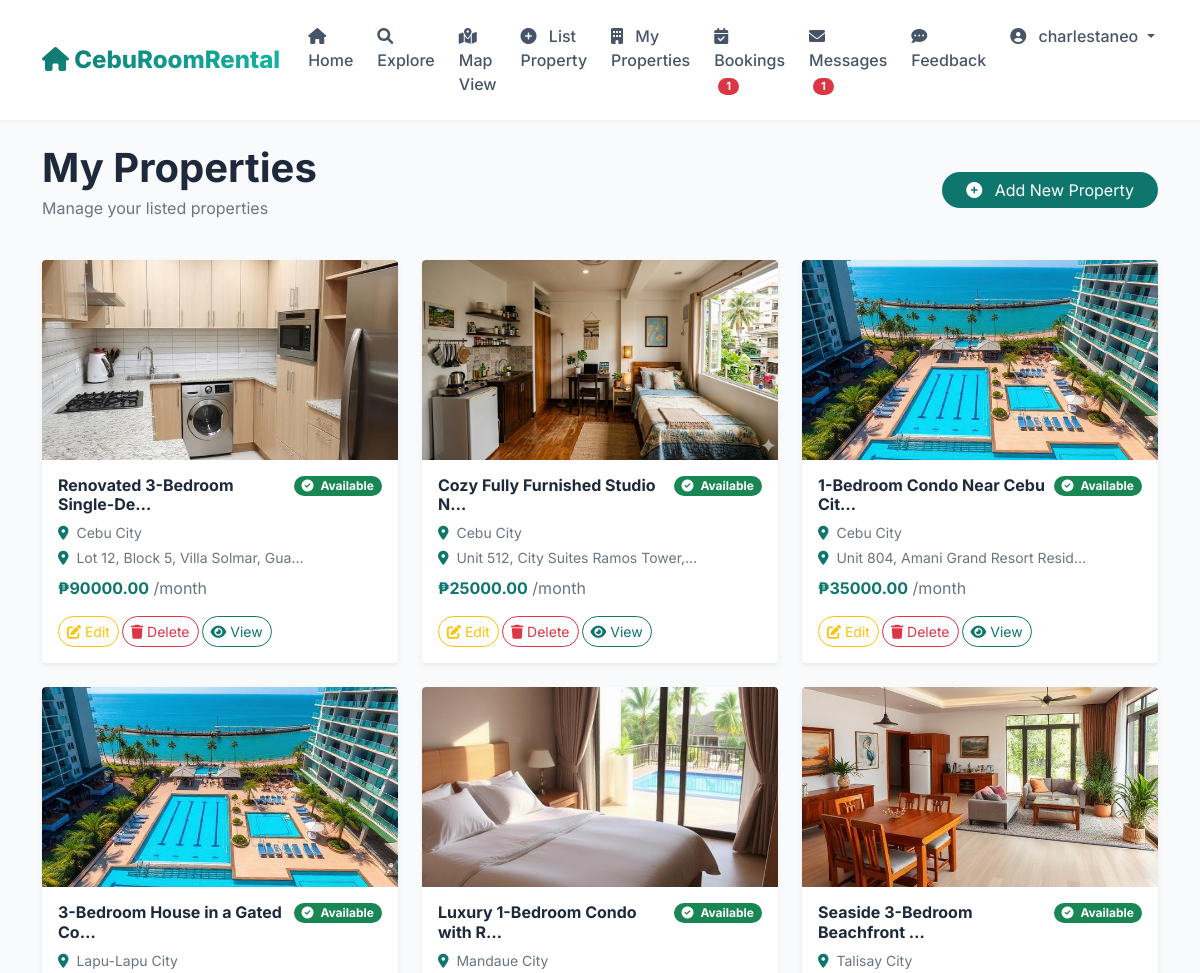
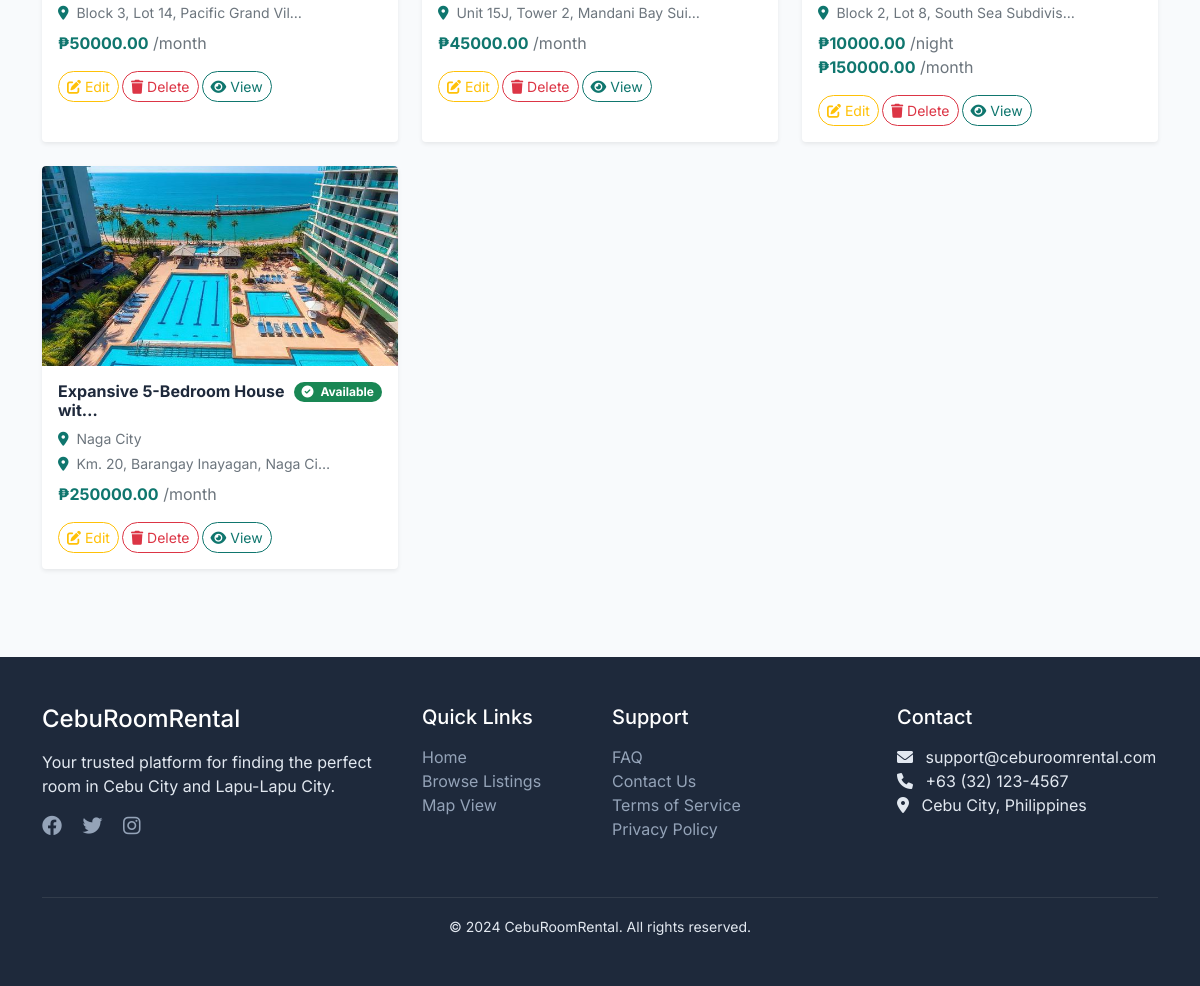
The page /my-listings/ (signed in) on the database its author committed (2 pictures, top to bottom).
### rentals/models.py (models this page shows, shortened)
class Listing(models.Model):
    PROPERTY_TYPES = [
        ('boarding', 'Boarding House'),
        ('apartment', 'Apartment'),
        ('condo', 'Condominium'),
        ('dorm', 'Dormitory'),
        ('airbnb', 'Airbnb'),
    ]
    LOCATIONS = [
        ('cebu_city', 'Cebu City'),
        ('lapulapu', 'Lapu-Lapu City'),
        ('mandaue', 'Mandaue City'),
        ('talisay', 'Talisay City'),
        ('naga', 'Naga City'),
        ('carcar', 'Carcar City'),
        ('toledo', 'Toledo City'),
    ]
    title = models.CharField(max_length=200)
    description = models.TextField()
    property_type = models.CharField(max_length=20, choices=PROPERTY_TYPES)
    location = models.CharField(max_length=20, choices=LOCATIONS)
    address = models.CharField(max_length=500)
    daily_price = models.DecimalField(max_digits=10, decimal_places=2, null=True, blank=True)
    monthly_price = models.DecimalField(max_digits=10, decimal_places=2, null=True, blank=True)
    max_occupants = models.IntegerField()
    amenities = models.TextField(blank=True, help_text="List amenities separated by commas")
    image1 = models.ImageField(upload_to='listings/', blank=True, null=True)
    image2 = models.ImageField(upload_to='listings/', blank=True, null=True)
    image3 = models.ImageField(upload_to='listings/', blank=True, null=True)
    owner = models.ForeignKey(User, on_delete=models.CASCADE, related_name='listings')
    created_at = models.DateTimeField(auto_now_add=True)
    is_available = models.BooleanField(default=True)

### rentals/views.py (the view)
# urls.py: path('my-listings/', views.my_listings, name='my_listings'),
@login_required
def my_listings(request):
    listings = Listing.objects.filter(owner=request.user)
    return render(request, 'rentals/my_listings.html', {'listings': listings})

### rentals/context_processors.py (called while the page is built)
def notification_counts(request):
    context = {
        'booking_notification_count': 0,
        'message_notification_count': 0,
    }
    if request.user.is_authenticated:
        message_count = Message.objects.filter(
            receiver=request.user,
            is_read=False
        ).count()
        context['message_notification_count'] = message_count
        if hasattr(request.user, 'profile') and request.user.profile.user_type == 'tenant':
            booking_count = Booking.objects.filter(
                listing__owner=request.user,
                status='pending'
            ).count()
            context['booking_notification_count'] = booking_count
    return context

### templates/rentals/my_listings.html (shortened to what this page needs)
{% extends 'base.html' %}
{% block content %}
<div class="container py-4">
    <div class="d-flex justify-content-between align-items-center mb-4">
        <div>
            <h1 class="fw-bold mb-1">My Properties</h1>
            <p class="text-muted">Manage your listed properties</p>
        </div>
        <a href="{% url 'create_listing' %}" class="btn btn-teal rounded-pill px-4">
            <i class="fas fa-plus-circle me-2"></i> Add New Property
        </a>
    </div>
    {% if listings %}
        <div class="row g-4">
            {% for listing in listings %}
                <div class="col-md-6 col-lg-4">
                    <div class="card h-100 border-0 shadow-sm hover-shadow rounded-4 overflow-hidden">
                        {% if listing.image1 %}
                            <img src="{{ listing.image1.url }}" class="card-img-top" style="height: 200px; object-fit: cover;" alt="{{ listing.title }}">
                        {% else %}
                            <div class="bg-secondary d-flex align-items-center justify-content-center" style="height: 200px;">
                                <i class="fas fa-home fa-4x text-white-50"></i>
                            </div>
                        {% endif %}
                        <div class="card-body p-3">
                            <div class="d-flex justify-content-between align-items-start mb-2">
                                <h6 class="card-title fw-bold mb-0">{{ listing.title|truncatechars:30 }}</h6>
                                <span class="badge {% if listing.is_available %}bg-success{% else %}bg-secondary{% endif %} text-white px-2 py-1 rounded-pill">
                                    {% if listing.is_available %}
                                        <i class="fas fa-check-circle me-1"></i> Available
                                    {% else %}
                                        <i class="fas fa-times-circle me-1"></i> Booked
                                    {% endif %}
                                </span>
                            </div>
                            <p class="text-muted small mb-1">
                                <i class="fas fa-map-marker-alt text-teal me-1"></i> {{ listing.get_location_display }}
                            </p>
                            <p class="text-muted small mb-2">
                                <i class="fas fa-location-dot text-teal me-1"></i> {{ listing.address|truncatechars:35 }}
                            </p>
                            <div class="mt-2">
                                {% if listing.daily_price %}
                                    <span class="fw-bold text-teal">₱{{ listing.daily_price }}</span>
                                    <span class="text-muted">/night</span>
                                {% endif %}
                                {% if listing.daily_price and listing.monthly_price %}
                                    <br>
                                {% endif %}
                                {% if listing.monthly_price %}
                                    <span class="fw-bold text-teal">₱{{ listing.monthly_price }}</span>
                                    <span class="text-muted">/month</span>
                                {% endif %}
                            </div>
                            <div class="d-flex justify-content-between align-items-center mt-3">
                                <div class="btn-group">
                                    <a href="{% url 'edit_listing' listing.id %}" class="btn btn-sm btn-outline-warning rounded-pill me-1">
                                        <i class="fas fa-edit"></i> Edit
                                    </a>
                                    <a href="{% url 'delete_listing' listing.id %}" class="btn btn-sm btn-outline-danger rounded-pill me-1">
                                        <i class="fas fa-trash"></i> Delete
                                    </a>
                                    <a href="{% url 'listing_detail' listing.id %}" class="btn btn-sm btn-outline-teal rounded-pill">
                                        <i class="fas fa-eye"></i> View
                                    </a>
                                </div>
                            </div>
                        </div>
                    </div>
                </div>
            {% endfor %}
        </div>
    {% endif %}
</div>
{% endblock %}

### templates/base.html (shortened to what this page needs)
<!DOCTYPE html>
<html lang="en">
<head>
    <link href="https://cdn.jsdelivr.net/npm/bootstrap@5.1.3/dist/css/bootstrap.min.css" rel="stylesheet">
    <link rel="stylesheet" href="https://cdnjs.cloudflare.com/ajax/libs/font-awesome/6.0.0/css/all.min.css">
</head>
<body>
    <nav class="navbar navbar-expand-lg sticky-top">
        <div class="container">
            <a class="navbar-brand" href="{% url 'home' %}">
                <i class="fas fa-home"></i> CebuRoomRental
            </a>
            <div class="collapse navbar-collapse" id="navbarNav">
                <ul class="navbar-nav ms-auto">
                    <li class="nav-item">
                        <a class="nav-link" href="{% url 'home' %}">
                            <i class="fas fa-home"></i> Home
                        </a>
                    </li>
                    <li class="nav-item">
                        <a class="nav-link" href="{% url 'listing_list' %}">
                            <i class="fas fa-search"></i> Explore
                        </a>
                    </li>
                    <li class="nav-item">
                        <a class="nav-link" href="{% url 'map' %}">
                            <i class="fas fa-map-marked-alt"></i> Map View
                        </a>
                    </li>
                    {% if user.is_authenticated %}
                        {% if user.profile.user_type == 'tenant' %}
                            <li class="nav-item">
                                <a class="nav-link" href="{% url 'create_listing' %}">
                                    <i class="fas fa-plus-circle"></i> List Property
                                </a>
                            </li>
                            <li class="nav-item">
                                <a class="nav-link" href="{% url 'my_listings' %}">
                                    <i class="fas fa-building"></i> My Properties
                                </a>
                            </li>
                        {% endif %}
                        <li class="nav-item">
                            <a class="nav-link" href="{% url 'my_bookings' %}">
                                <i class="fas fa-calendar-check"></i> Bookings
                                {% if booking_notification_count > 0 %}
                                    <span class="badge bg-danger rounded-pill notification-badge">{{ booking_notification_count }}</span>
                                {% endif %}
                            </a>
                        </li>
                        <li class="nav-item">
                            <a class="nav-link" href="{% url 'messages' %}">
                                <i class="fas fa-envelope"></i> Messages
                                {% if message_notification_count > 0 %}
                                    <span class="badge bg-danger rounded-pill notification-badge">{{ message_notification_count }}</span>
                                {% endif %}
                            </a>
                        </li>
                        <li class="nav-item">
                            <a class="nav-link" href="#" data-bs-toggle="modal" data-bs-target="#feedbackModal">
                                <i class="fas fa-comment-dots"></i> Feedback
                            </a>
                        </li>
                        <li class="nav-item dropdown">
                            <a class="nav-link dropdown-toggle" href="#" id="userDropdown" role="button" data-bs-toggle="dropdown">
                                <i class="fas fa-user-circle"></i> {{ user.username }}
                            </a>
                        </li>
                    {% endif %}
                </ul>
            </div>
        </div>
    </nav>
    <main>
        {% block content %}
        {% endblock %}
    </main>
    <footer class="footer">
        <div class="container">
            <div class="row">
                <div class="col-md-4 mb-4">
                    <h4 class="text-white mb-3">CebuRoomRental</h4>
                    <p>Your trusted platform for finding the perfect room in Cebu City and Lapu-Lapu City.</p>
                    <div class="mt-3">
                        <a href="#" class="me-3"><i class="fab fa-facebook fa-lg"></i></a>
                        <a href="#" class="me-3"><i class="fab fa-twitter fa-lg"></i></a>
                        <a href="#" class="me-3"><i class="fab fa-instagram fa-lg"></i></a>
                    </div>
                </div>
                <div class="col-md-2 mb-4">
                    <h5 class="text-white mb-3">Quick Links</h5>
                    <ul class="list-unstyled">
                        <li><a href="{% url 'home' %}">Home</a></li>
                        <li><a href="{% url 'listing_list' %}">Browse Listings</a></li>
                        <li><a href="{% url 'map' %}">Map View</a></li>
                    </ul>
                </div>
                <div class="col-md-3 mb-4">
                    <h5 class="text-white mb-3">Support</h5>
                    <ul class="list-unstyled">
                        <li><a href="#">FAQ</a></li>
                        <li><a href="#">Contact Us</a></li>
                        <li><a href="#">Terms of Service</a></li>
                        <li><a href="#">Privacy Policy</a></li>
                    </ul>
                </div>
                <div class="col-md-3 mb-4">
                    <h5 class="text-white mb-3">Contact</h5>
                    <ul class="list-unstyled">
                        <li><i class="fas fa-envelope me-2"></i> support@ceburoomrental.com</li>
                        <li><i class="fas fa-phone me-2"></i> +63 (32) 123-4567</li>
                        <li><i class="fas fa-map-marker-alt me-2"></i> Cebu City, Philippines</li>
                    </ul>
                </div>
            </div>
            <hr class="bg-secondary">
            <div class="text-center">
                <small>&copy; 2024 CebuRoomRental. All rights reserved.</small>
            </div>
        </div>
    </footer>
</body>
</html>

### templates/base.html (style rules this page uses)
* { margin: 0; padding: 0; box-sizing: border-box; }
body { font-family: 'Inter', sans-serif; background-color: #f8fafc; color: #1e293b; }
.navbar { background: rgba(255, 255, 255, 0.95); backdrop-filter: blur(10px); box-shadow: 0 1px 3px rgba(0,0,0,0.05); padding: 1rem 0; }
.navbar-brand { font-size: 1.5rem; font-weight: 800; background: linear-gradient(135deg, #0f766e 0%, #14b8a6 100%); -webkit-background-clip: text; -webkit-text-fill-color: transparent; background-clip: text; }
.nav-link { font-weight: 500; color: #475569; transition: all 0.3s ease; margin: 0 0.25rem; padding: 0.5rem 1rem; border-radius: 0.5rem; position: relative; }
.nav-link i { margin-right: 0.5rem; }
.notification-badge { font-size: 0.7rem; padding: 0.2rem 0.5rem; animation: pulse 1s infinite; margin-left: 0.25rem; }
.footer { background: #1e293b; color: #e2e8f0; padding: 3rem 0; margin-top: 4rem; }
.footer a { color: #94a3b8; text-decoration: none; transition: color 0.3s ease; }

### templates/rentals/my_listings.html (style rules this page uses)
.text-teal { color: #0f766e; }
.btn-teal { background: #0f766e; color: white; border: none; transition: all 0.3s ease; }
.btn-outline-teal { border-color: #0f766e; color: #0f766e; }

### templates/rentals/feedback_modal.html (style rules this page uses)
.btn-teal { background: #0f766e; color: white; border: none; transition: all 0.3s ease; }

### rows shown on the page
Listing: image1 (picture), title "Renovated 3-Bedroom Single-De…", is_available True (drawn), location "Cebu City", address "Lot 12, Block 5, Villa Solmar, Gua…", monthly_price "90000.00"
Listing: image1 (picture), title "Cozy Fully Furnished Studio N…", is_available True (drawn), location "Cebu City", address "Unit 512, City Suites Ramos Tower,…", monthly_price "25000.00"
Listing: image1 (picture), title "1-Bedroom Condo Near Cebu Cit…", is_available True (drawn), location "Cebu City", address "Unit 804, Amani Grand Resort Resid…", monthly_price "35000.00"
Listing: image1 (picture), title "3-Bedroom House in a Gated Co…", is_available True (drawn), location "Lapu-Lapu City", address "Block 3, Lot 14, Pacific Grand Vil…", monthly_price "50000.00"
Listing: image1 (picture), title "Luxury 1-Bedroom Condo with R…", is_available True (drawn), location "Mandaue City", address "Unit 15J, Tower 2, Mandani Bay Sui…", monthly_price "45000.00"
Listing: image1 (picture), title "Seaside 3-Bedroom Beachfront …", is_available True (drawn), location "Talisay City", address "Block 2, Lot 8, South Sea Subdivis…", daily_price "10000.00", monthly_price "150000.00"
Listing: image1 (picture), title "Expansive 5-Bedroom House wit…", is_available True (drawn), location "Naga City", address "Km. 20, Barangay Inayagan, Naga Ci…", monthly_price "250000.00"

### other values the page prints
{{ booking_notification_count }} "1"
{{ message_notification_count }} "1"
{{ user.username }} "charlestaneo"
